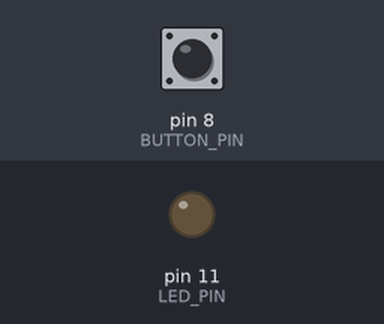
A sketch run on a simulated Arduino Uno, built with avr-gcc and run on an emulated ATmega328P. Shown: output pins drawn as LEDs (lit = HIGH). The test bench sets the inputs (shaded band); at power-on: pin 8 (BUTTON_PIN) LOW. What the sketch prints to the serial monitor is not drawn.

Above: at 1.2 s.
1.3 s: pin 8 (BUTTON_PIN) pulled HIGH for 1 s
At 1.9 s:
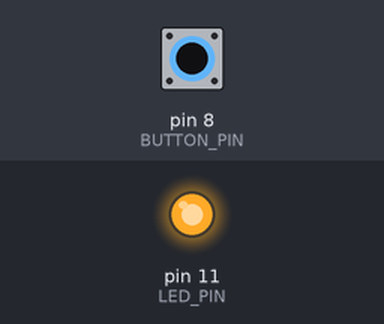
4.3 s: pin 8 (BUTTON_PIN) pulled HIGH for 3.2 s
At 9.0 s:
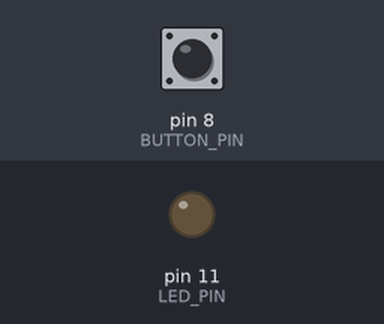
Timing chart, 0 to 10.5 s (numbered marks = the images above; inputs shaded):
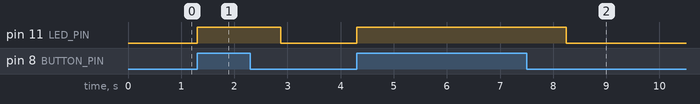

Measured:
- after the input at 1.3 s, pin 11 (LED_PIN): LOW → HIGH at once, → LOW 1.6 s later
- after the input at 4.3 s, pin 11 (LED_PIN): LOW → HIGH at once, → LOW 3.9 s later

The sketch:

13a1-delayed_light_off.ino
```cpp
#define LED_PIN 11
#define BUTTON_PIN 8
#define OFF 0
#define ON 1

// Control variables
int state = OFF;  // Estado inicial con LED apagado
int OffTime = 10000;

// Internal variables
int timer = 0;
long now, last;
int loop_delay = 40; // Estimated iteration time delay to compute 'real time'
                     // = estimated decrement to sinulate 'real time'

void setup() {
  // put your setup code here, to run once:
  pinMode(LED_PIN, OUTPUT);
  pinMode(BUTTON_PIN, INPUT);
  Serial.begin (115200); // This reduces time execution by a factor of 115200/9600
  last = millis();
}

void loop() {
  // put your main code here, to run repeatedly:
  LEDstep();

  // Time consumption evaluation
  now = millis();
  Serial.print("iteration time (ms)= "); // This line takes 30 ms!!!!!!
  Serial.print(now-last);                // This line takes 3 ms
  Serial.print ("\t timer: ");           // This line takes 14 ms
  Serial.println (timer);                // This line takes 3 ms TOTALLING about 40 ms
  last = now;
}

void LEDstep() {
  int button;
  button = digitalRead(BUTTON_PIN);
  switch (state) {
    case OFF:
      if (button == HIGH) {
        state = ON;
        timer = OffTime;
        analogWrite(LED_PIN,255);
      } break;

    case ON:
      if (timer <= 0){
        state = OFF;
        analogWrite(LED_PIN,0);
      } else timer -= loop_delay;
  }
}
```
